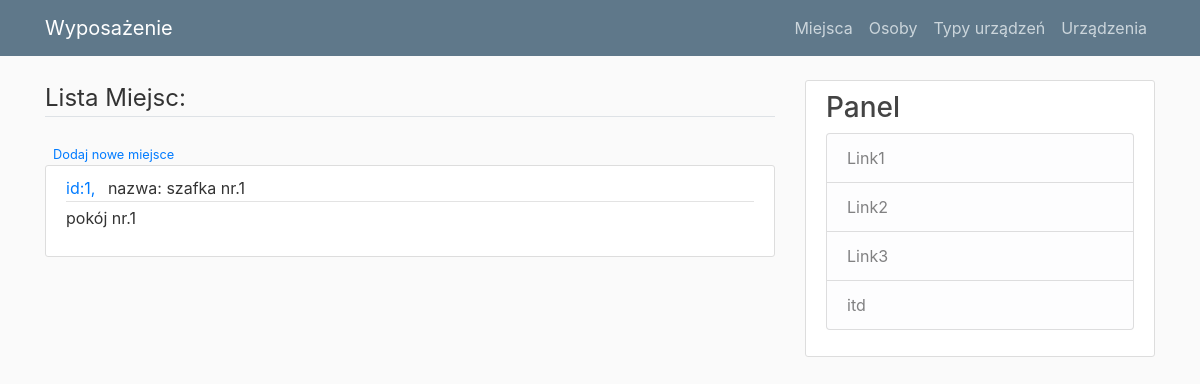
The page /pokazmiejsca on the database its author committed.
### wyposazenie/models.py (models this page shows)
class Miejsca(db.Model):
    __tablename__ = "miejsca"
    id_miejsce = db.Column(db.Integer, primary_key = True)
    nazwa = db.Column(db.String(30), nullable = False, unique = True)
    opis = db.Column(db.String(150))

### wyposazenie/routes.py (the view)
@app.route("/pokazmiejsca")
def pokazmiejsca():
    miejsca_query = Miejsca.query.all()
    return render_template('pokaz_miejsca.html', miejsca=miejsca_query)

### wyposazenie/templates/pokaz_miejsca.html
{% extends "layout.html" %}
{% block content %}
<legend class="border-bottom mb-4">Lista Miejsc:</legend>
<div>
    <small class="text muted">
        <a class="ml-2" href="{{ url_for('dodajmiejsce') }}">Dodaj nowe miejsce</a>
    </small>
</div>
{% for miejsce in miejsca %}
<article class="media content-section">
    <div class="media-body">
        <div class="article-metadata">
            <a class="mr-2" href="{{ url_for('pokazmiejsce', id_miejsce=miejsce.id_miejsce) }}">id:{{miejsce.id_miejsce}}, </a>
            <a class="mr-2">nazwa: {{miejsce.nazwa}}</a>
        </div>
        <p class="article-content">{{ miejsce.opis }}</p>
    </div>
</article>
{% endfor %}
{%  endblock content %}

### wyposazenie/static/main.css (style rules this page uses)
body { background: #fafafa; color: #333333; margin-top: 5rem; }
.content-section { background: #ffffff; padding: 10px 20px; border: 1px solid #dddddd; border-radius: 3px; margin-bottom: 20px; }
.article-content { white-space: pre-line; }
.article-metadata { padding-bottom: 1px; margin-bottom: 4px; border-bottom: 1px solid #e3e3e3 }

### rows shown on the page
Miejsca: id_miejsce "1", nazwa "szafka nr.1", opis "pokój nr.1"
